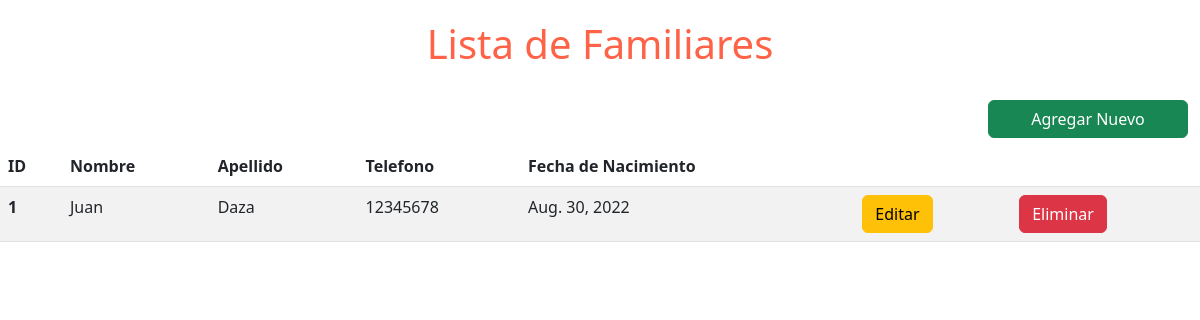
/familiares/listarFamiliares/, run on an earlier commit of the app's database.
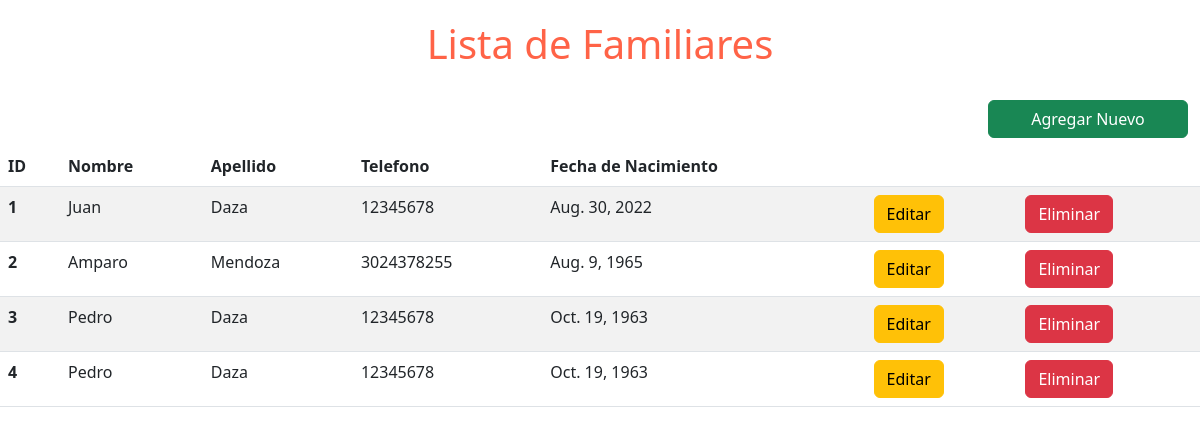
And on a later commit of the database.
### familiares/models.py (models this page shows)
class Familiares(models.Model):
    nombre = models.CharField(max_length=40) #le pasamos el tipo de dato de cada variable
    apellido = models.CharField(max_length=40)
    telefono = models.IntegerField()
    fecha_nacimiento = models.DateField()

### familiares/views.py (the view)
# urls.py: path('listarFamiliares/', Formulario_view.listar_familiares, name="listarFamiliares"),
    def listar_familiares(request):
        familiar = Familiares.objects.all()
        return render(request, 'listaFamiliares.html', {"familiares":familiar})

### familiares/template/listaFamiliares.html (shortened to what this page needs)
{% block content %}
{% load static %}
<!DOCTYPE html>
<html lang="en">
<head>
    <link rel="stylesheet" href="{% static '/css/bootstrap.min.css' %}">
</head>
<body>
    <header>
        <h1>Lista de Familiares</h1>
    </header>
    <br>
    <div class="row col-12 justify-content-end mb-2 pr-0">
        <a href="{% url 'registrarFamiliar' %}" class="btn btn-success col-md-2">Agregar Nuevo</a>
    </div>
    <table class="table table-striped">
        <thead>
          <tr>
            <th scope="col">ID</th>
            <th scope="col">Nombre</th>
            <th scope="col">Apellido</th>
            <th scope="col">Telefono</th>
            <th scope="col">Fecha de Nacimiento</th>
            <th scope="col"></th>
            <th scope="col"></th>
          </tr>
        </thead>
        <tbody>
            {% for familiar in familiares %}
          <tr>
            <th scope="row">{{ familiar.id }}</th>
            <td>{{ familiar.nombre }}</td>
            <td>{{ familiar.apellido }}</td>
            <td>{{ familiar.telefono }}</td>
            <td>{{ familiar.fecha_nacimiento }}</td>
            <td><a href="{% url 'editFamiliar' familiar.id %}" class="btn btn-warning">Editar</a></td>
            <td><a href="{% url 'eliminarFamiliar' familiar.id %}" class="btn btn-danger">Eliminar</a></td>
          </tr>
            {% endfor %}
        </tbody>
      </table>
</body>
</html>
{% endblock %}

### familiares/template/listaFamiliares.html (style rules this page uses)
header { text-align: center; color: tomato; padding-top: 20px; }

What changed in the data, as far as the page shows it:
added Familiares: id "2", nombre "Amparo", apellido "Mendoza", telefono "3024378255", fecha_nacimiento "Aug. 9, 1965"
added Familiares: id "3", nombre "Pedro", apellido "Daza", telefono "12345678", fecha_nacimiento "Oct. 19, 1963"
added Familiares: id "4", nombre "Pedro", apellido "Daza", telefono "12345678", fecha_nacimiento "Oct. 19, 1963"
